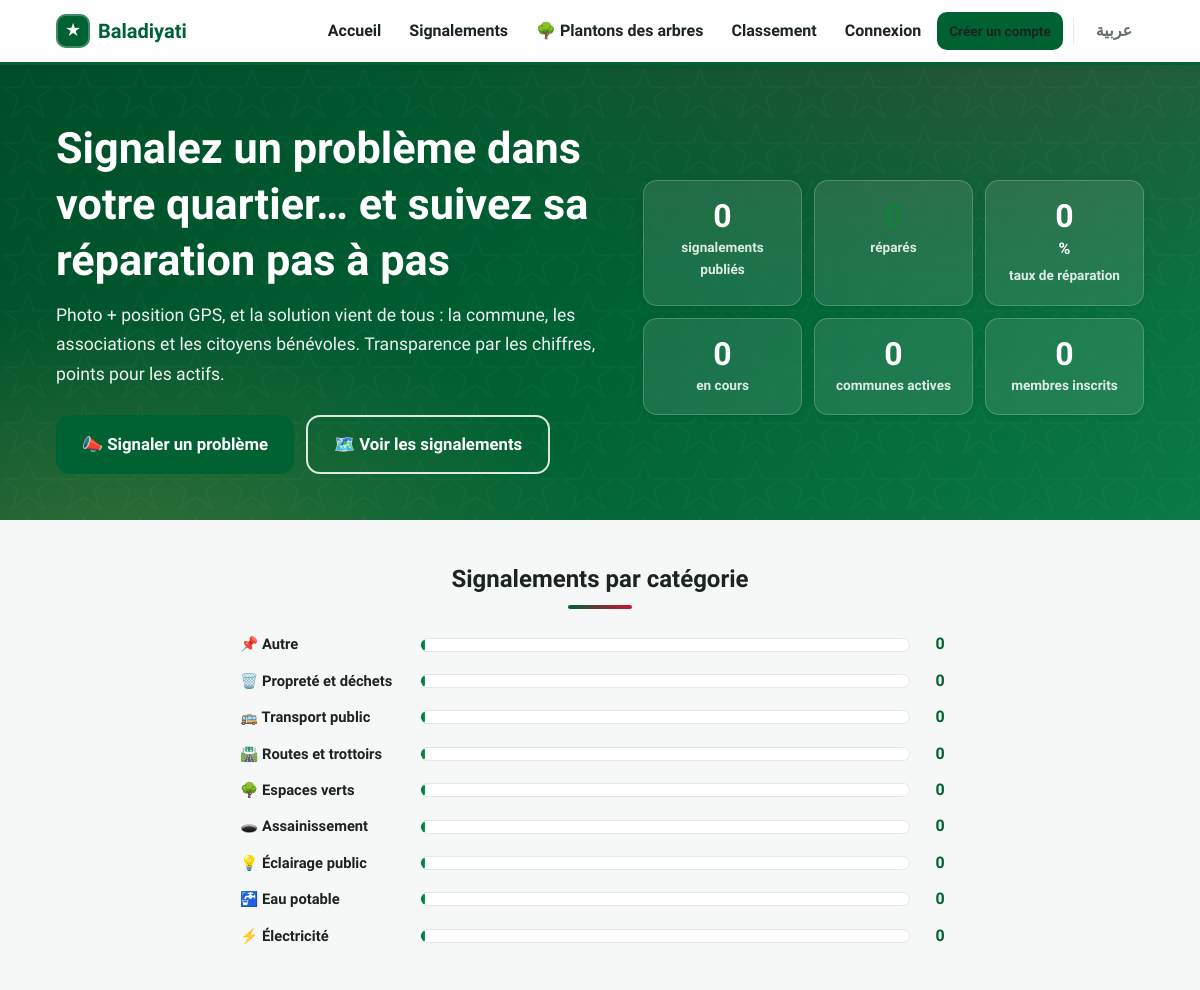
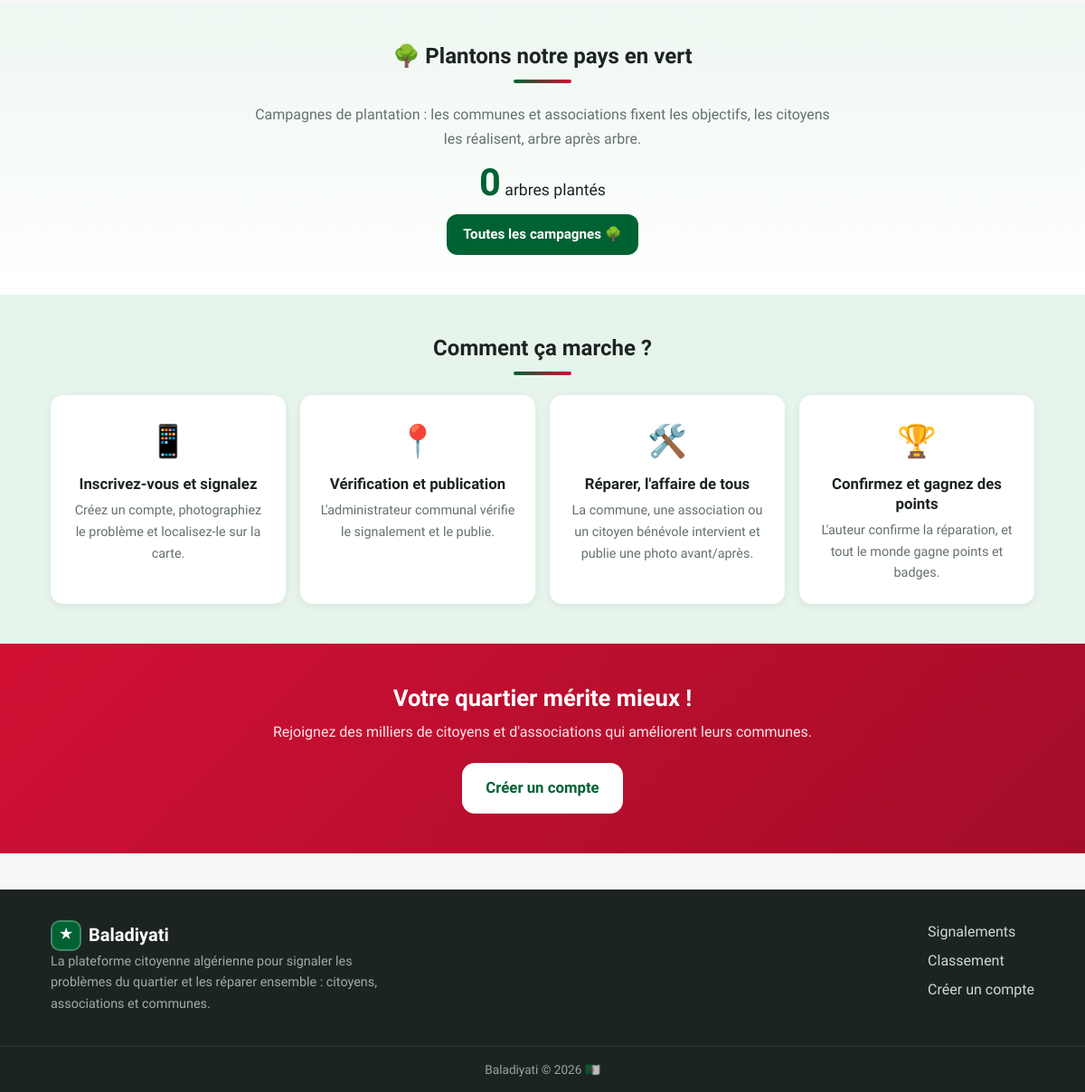
Page /?lang=fr on the committed database (2 pictures, top to bottom).
### tables this page shows
CREATE TABLE categories (
  id INT AUTO_INCREMENT PRIMARY KEY,
  name_ar VARCHAR(80) NOT NULL,
  name_fr VARCHAR(80) NOT NULL,
  icon VARCHAR(16) NOT NULL DEFAULT '🏷️',
  is_active TINYINT(1) NOT NULL DEFAULT 1
);

### includes/functions.php (called while the page is built, shortened)
<?php
require_once __DIR__ . '/db.php';
function e(?string $s): string
{
    return htmlspecialchars((string) $s, ENT_QUOTES, 'UTF-8');
}
function url(string $path = ''): string
{
    return WEB_BASE . '/' . ltrim($path, '/');
}
function lang(): string
{
    return (isset($_SESSION['lang']) && $_SESSION['lang'] === 'fr') ? 'fr' : 'ar';
}
function is_rtl(): bool
{
    return lang() === 'ar';
}
function t(string $key, ...$args): string
{
    static $strings = null;
    if ($strings === null) {
        $strings = require BASE_PATH . '/includes/lang/' . lang() . '.php';
    }
    $s = $strings[$key] ?? $key;
    return $args ? vsprintf($s, $args) : $s;
}
function lc(array $row, string $col): string
{
    return (string) ($row[$col . '_' . lang()] ?? $row[$col . '_ar'] ?? '');
}
function app_name(): string
{
    return lang() === 'ar' ? APP_NAME_AR : APP_NAME_FR;
}

### includes/auth.php (called while the page is built, shortened)
<?php
require_once __DIR__ . '/db.php';
require_once __DIR__ . '/functions.php';
function current_user(): ?array
{
    static $user = false;
    if ($user === false) {
        $user = null;
    }
    return $user;
}

### includes/db.php (called while the page is built, shortened)
<?php
function db(): PDO
{
    static $pdo = null;
    if ($pdo === null) {
        try {
            $pdo = new PDO(
                'mysql:host=' . DB_HOST . ';dbname=' . DB_NAME . ';charset=utf8mb4',
                DB_USER,
                DB_PASS,
                [
                    PDO::ATTR_ERRMODE            => PDO::ERRMODE_EXCEPTION,
                    PDO::ATTR_DEFAULT_FETCH_MODE => PDO::FETCH_ASSOC,
                    PDO::ATTR_EMULATE_PREPARES   => false,
                ]
            );
        } catch (PDOException $e) {
            http_response_code(500);
            die('Database connection failed. Check includes/config.php — تعذّر الاتصال بقاعدة البيانات، تحقق من ملف الإعدادات.');
        }
    }
    return $pdo;
}

### includes/trees.php (called while the page is built, shortened)
<?php
require_once __DIR__ . '/db.php';
function trees_total(): int
{
    try {
        return (int) db()->query("SELECT COALESCE(SUM(trees),0) t FROM tree_plantings WHERE status='approved'")
            ->fetch()['t'];
    } catch (Throwable $e) {
        return 0;
    }
}

### index.php (the view, shortened to what this page needs)
<?php
require_once __DIR__ . '/includes/auth.php';
require_once __DIR__ . '/includes/trees.php';
$db = db();
$treesTotal = trees_total();
$S = $db->query("SELECT
    (SELECT COUNT(*) FROM complaints WHERE status NOT IN ('pending','rejected')) AS total,
    (SELECT COUNT(*) FROM complaints WHERE status IN ('resolved','closed')) AS resolved,
    (SELECT COUNT(*) FROM complaints WHERE status = 'in_progress') AS in_progress,
    (SELECT COUNT(DISTINCT commune_id) FROM complaints WHERE status NOT IN ('pending','rejected')) AS communes,
    (SELECT COUNT(*) FROM users WHERE role = 'citizen') AS citizens,
    (SELECT COUNT(*) FROM users WHERE role = 'association' AND is_verified = 1) AS assocs")->fetch();
$rate = $S['total'] > 0 ? (int) round($S['resolved'] * 100 / $S['total']) : 0;
$cats = $db->query("SELECT c.id, c.name_ar, c.name_fr, c.icon, COUNT(x.id) AS n
    FROM categories c
    LEFT JOIN complaints x ON x.category_id = c.id AND x.status NOT IN ('pending','rejected')
    WHERE c.is_active = 1
    GROUP BY c.id, c.name_ar, c.name_fr, c.icon ORDER BY n DESC")->fetchAll();
$maxCat = 1;
foreach ($cats as $c) {
    $maxCat = max($maxCat, (int) $c['n']);
}
require __DIR__ . '/includes/layout/header.php';
?>
<section class="hero">
  <div class="container hero-inner">
    <div class="hero-text">
      <h1><?= e(t('hero_h1')) ?></h1>
      <p class="hero-sub"><?= e(t('hero_sub')) ?></p>
      <div class="hero-cta">
        <a class="btn btn-primary btn-lg" href="<?= e(url($me ? 'dashboard/new-complaint.php' : 'register.php')) ?>">📣 <?= e(t('hero_cta_report')) ?></a>
        <a class="btn btn-ghost btn-lg" href="<?= e(url('complaints.php')) ?>">🗺️ <?= e(t('hero_cta_browse')) ?></a>
      </div>
    </div>
    <div class="hero-stats">
      <div class="stat-card"><span class="stat-num" data-count="<?= (int) $S['total'] ?>">0</span><span class="stat-label"><?= e(t('stat_total')) ?></span></div>
      <div class="stat-card stat-green"><span class="stat-num" data-count="<?= (int) $S['resolved'] ?>">0</span><span class="stat-label"><?= e(t('stat_resolved')) ?></span></div>
      <div class="stat-card"><span class="stat-num" data-count="<?= $rate ?>">0</span><span class="stat-suffix">%</span><span class="stat-label"><?= e(t('stat_rate')) ?></span></div>
      <div class="stat-card"><span class="stat-num" data-count="<?= (int) $S['in_progress'] ?>">0</span><span class="stat-label"><?= e(t('stat_in_progress')) ?></span></div>
      <div class="stat-card"><span class="stat-num" data-count="<?= (int) $S['communes'] ?>">0</span><span class="stat-label"><?= e(t('stat_communes')) ?></span></div>
      <div class="stat-card"><span class="stat-num" data-count="<?= (int) $S['citizens'] + (int) $S['assocs'] ?>">0</span><span class="stat-label"><?= e(t('stat_members')) ?></span></div>
    </div>
  </div>
</section>
<section class="section">
  <div class="container">
    <h2 class="section-title"><?= e(t('home_by_category')) ?></h2>
    <div class="cat-bars">
      <?php foreach ($cats as $c): ?>
      <div class="cat-bar">
        <span class="cat-bar-label"><?= e($c['icon']) ?> <?= e(lc($c, 'name')) ?></span>
        <div class="cat-bar-track"><div class="cat-bar-fill" style="width:<?= (int) round($c['n'] * 100 / $maxCat) ?>%"></div></div>
        <span class="cat-bar-num"><?= (int) $c['n'] ?></span>
      </div>
      <?php endforeach; ?>
    </div>
  </div>
</section>
<section class="section trees-band">
  <div class="container">
    <h2 class="section-title">🌳 <?= e(t('home_trees_title')) ?></h2>
    <p class="center muted trees-band-sub"><?= e(t('home_trees_sub')) ?></p>
    <p class="center trees-total"><span class="stat-num" data-count="<?= $treesTotal ?>">0</span> <?= e(t('trees_planted')) ?></p>
    <p class="center"><a class="btn btn-primary" href="<?= e(url('trees.php')) ?>"><?= e(t('home_trees_cta')) ?></a></p>
  </div>
</section>
<section class="section section-alt">
  <div class="container">
    <h2 class="section-title"><?= e(t('home_how_title')) ?></h2>
    <div class="steps">
      <div class="step"><span class="step-icon">📱</span><h3><?= e(t('how_1_t')) ?></h3><p><?= e(t('how_1_d')) ?></p></div>
      <div class="step"><span class="step-icon">📍</span><h3><?= e(t('how_2_t')) ?></h3><p><?= e(t('how_2_d')) ?></p></div>
      <div class="step"><span class="step-icon">🛠️</span><h3><?= e(t('how_3_t')) ?></h3><p><?= e(t('how_3_d')) ?></p></div>
      <div class="step"><span class="step-icon">🏆</span><h3><?= e(t('how_4_t')) ?></h3><p><?= e(t('how_4_d')) ?></p></div>
    </div>
  </div>
</section>
<section class="cta-band">
  <div class="container center">
    <h2><?= e(t('home_cta_title')) ?></h2>
    <p><?= e(t('home_cta_sub')) ?></p>
    <a class="btn btn-light btn-lg" href="<?= e(url('register.php')) ?>"><?= e(t('nav_register')) ?></a>
  </div>
</section>
<?php require __DIR__ . '/includes/layout/footer.php'; ?>

### includes/layout/header.php (shortened to what this page needs)
<?php
$me = current_user();
$unread = $me ? unread_notifications((int) $me['id']) : 0;
$langSwitch = function (string $to): string {
    $qs = $_GET;
    $qs['lang'] = $to;
    return e(strtok($_SERVER['REQUEST_URI'] ?? '', '?') . '?' . http_build_query($qs));
};
?>
<!DOCTYPE html>
<html lang="<?= lang() ?>" dir="<?= is_rtl() ? 'rtl' : 'ltr' ?>">
<head>
<link rel="stylesheet" href="<?= e(url('assets/css/style.css')) ?>">
</head>
<body data-base="<?= e(url('')) ?>">
<header class="topbar">
  <div class="container topbar-inner">
    <a class="brand" href="<?= e(url('index.php')) ?>">
      <span class="brand-mark">★</span>
      <span class="brand-name"><?= e(app_name()) ?></span>
    </a>
    <nav class="mainnav" id="mainnav">
      <a href="<?= e(url('index.php')) ?>"><?= e(t('nav_home')) ?></a>
      <a href="<?= e(url('complaints.php')) ?>"><?= e(t('nav_complaints')) ?></a>
      <a href="<?= e(url('trees.php')) ?>">🌳 <?= e(t('nav_trees')) ?></a>
      <a href="<?= e(url('leaderboard.php')) ?>"><?= e(t('nav_leaderboard')) ?></a>
      <?php if ($me): ?>
        <a href="<?= e(url(role_home($me))) ?>" class="nav-strong"><?= e(t('nav_dashboard')) ?></a>
        <?php if (in_array($me['role'], ['citizen', 'association'], true)): ?>
          <a class="nav-bell" href="<?= e(url('dashboard/notifications.php')) ?>" title="<?= e(t('nav_notifications')) ?>">
            🔔<?php if ($unread): ?><span class="bell-count"><?= $unread > 9 ? '9+' : $unread ?></span><?php endif; ?>
          </a>
        <?php endif; ?>
        <a href="<?= e(url('logout.php')) ?>" class="nav-muted"><?= e(t('nav_logout')) ?></a>
      <?php else: ?>
        <a href="<?= e(url('login.php')) ?>"><?= e(t('nav_login')) ?></a>
        <a href="<?= e(url('register.php')) ?>" class="btn btn-sm btn-primary"><?= e(t('nav_register')) ?></a>
      <?php endif; ?>
      <span class="lang-switch">
        <?php if (lang() === 'ar'): ?>
          <a href="<?= $langSwitch('fr') ?>">FR</a>
        <?php else: ?>
          <a href="<?= $langSwitch('ar') ?>">عربية</a>
        <?php endif; ?>
      </span>
    </nav>
  </div>
</header>
<main>

### includes/layout/footer.php (shortened to what this page needs)
</main>
<footer class="footer">
  <div class="container footer-inner">
    <div>
      <div class="brand"><span class="brand-mark">★</span> <?= e(app_name()) ?></div>
      <p class="footer-tag"><?= e(t('footer_tagline')) ?></p>
    </div>
    <nav class="footer-links">
      <a href="<?= e(url('complaints.php')) ?>"><?= e(t('nav_complaints')) ?></a>
      <a href="<?= e(url('leaderboard.php')) ?>"><?= e(t('nav_leaderboard')) ?></a>
      <a href="<?= e(url('register.php')) ?>"><?= e(t('nav_register')) ?></a>
    </nav>
  </div>
  <div class="footer-bottom"><?= e(app_name()) ?> © <?= date('Y') ?> 🇩🇿</div>
</footer>
</body>
</html>

### rows in the picture
categories: icon "📌", name_fr "Autre", n "0"
categories: icon "🗑️", name_fr "Propreté et déchets", n "0"
categories: icon "🚌", name_fr "Transport public", n "0"
categories: icon "🛣️", name_fr "Routes et trottoirs", n "0"
categories: icon "🌳", name_fr "Espaces verts", n "0"
categories: icon "🕳️", name_fr "Assainissement", n "0"
categories: icon "💡", name_fr "Éclairage public", n "0"
categories: icon "🚰", name_fr "Eau potable", n "0"
categories: icon "⚡", name_fr "Électricité", n "0"

### other values in the picture
app_name() "Baladiyati"
t('nav_home') "Accueil"
t('nav_complaints') "Signalements"
t('nav_trees') "Plantons des arbres"
t('nav_leaderboard') "Classement"
t('nav_login') "Connexion"
t('nav_register') "Créer un compte"
t('hero_h1') "Signalez un problème dans votre quartier… et suivez sa réparation pas à pas"
t('hero_sub') "Photo + position GPS, et la solution vient de tous : la commune, les associations et les citoyens bénévoles. Transparence par les chiffres, points pour les actifs."
t('hero_cta_report') "Signaler un problème"
t('hero_cta_browse') "Voir les signalements"
t('stat_total') "signalements publiés"
t('stat_resolved') "réparés"
t('stat_rate') "taux de réparation"
t('stat_in_progress') "en cours"
